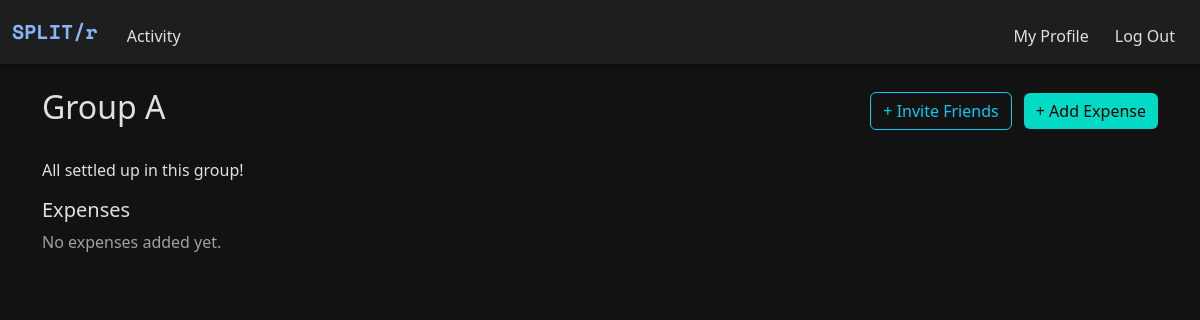
Before: /group/1 (signed in) with the older database file.
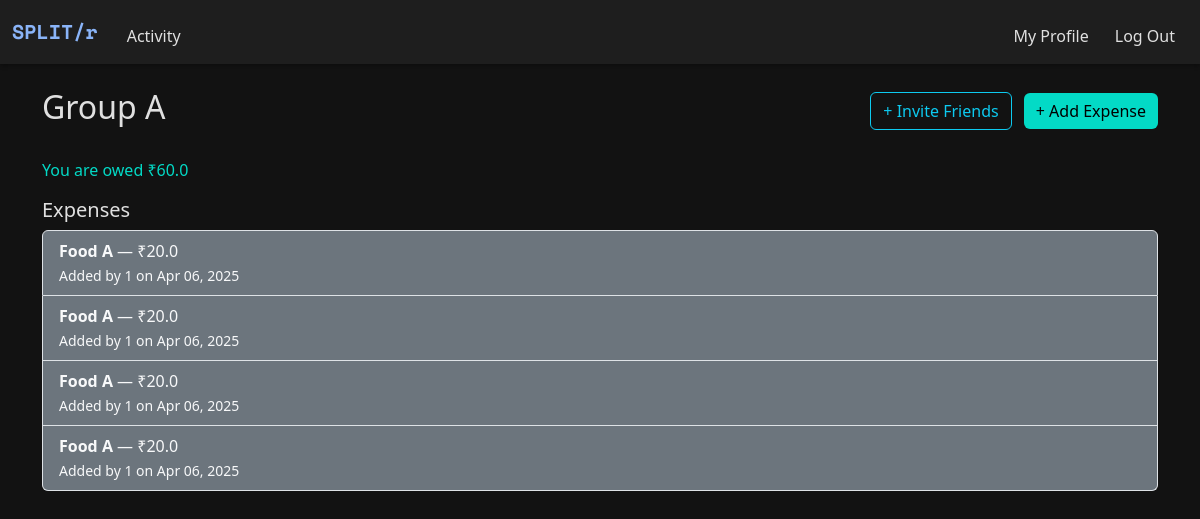
After: the same page with the newer database file.
### models.py (models this page shows)
class Expense(db.Model):
    __tablename__ = "expenses"
    id = db.Column(db.Integer, primary_key=True)
    description = db.Column(db.String(120))
    amount = db.Column(db.Float)
    paid_by_id = db.Column(db.Integer, db.ForeignKey("users.id"))
    group_id = db.Column(db.Integer, db.ForeignKey("groups.id"), nullable=True)  # Optional
    timestamp = db.Column(db.DateTime, default=datetime.now)
    splits = db.relationship("ExpenseSplit", backref="expense", lazy=True)

### app.py (the view)
@app.route('/group/<int:group_id>')
@login_required
def group_page(group_id):
    group = Group.query.get_or_404(group_id)
    current_user_id = session.get("user_id")
    if current_user_id not in [u.id for u in group.users]:
        flash("You do not have access to this group.", "danger")
        return redirect("/")
    expenses = Expense.query.filter_by(group_id=group.id).order_by(Expense.timestamp.desc()).all()
    balance = 0.0
    for expense in expenses:
        for split in expense.splits:
            if split.user_id == current_user_id:
                balance -= split.amount
        if expense.paid_by_id == current_user_id:
            balance += expense.amount
    return render_template("group.html", group=group, expenses=expenses, balance=balance)

### helper.py (called while the page is built)
def login_required(f):
    @wraps(f)
    def decorated_function(*args, **kwargs):
        if "user_id" not in session:
            flash("You must be logged in to view this page.", "danger")
            return redirect("/login")
        return f(*args, **kwargs)
    return decorated_function

### templates/group.html (shortened to what this page needs)
{% extends "layout.html" %}
{% block main %}
<div class="container py-4">
    <div class="d-flex justify-content-between align-items-center mb-4">
        <h2>{{ group.name }}</h2>
        <div>
            <a href="{{ url_for('invite_friends', group_id=group.id) }}" class="btn btn-outline-info me-2">+ Invite Friends</a>
            <a href="{{ url_for('add_group_expense', group_id=group.id) }}" class="btn btn-success">+ Add Expense</a>
        </div>
    </div>
    {% if balance < 0 %}
        <p class="text-danger-custom">You owe ₹{{ -balance | round(2) }}</p>
    {% elif balance > 0 %}
        <p class="text-success-custom">You are owed ₹{{ balance | round(2) }}</p>
    {% else %}
        <p class="text-secondary-custom">All settled up in this group!</p>
    {% endif %}
    <h5>Expenses</h5>
    {% if expenses %}
        <ul class="list-group">
            {% for expense in expenses %}
                <li class="list-group-item d-flex justify-content-between align-items-center bg-secondary text-light">
                    <div>
                        <strong>{{ expense.description }}</strong> — ₹{{ expense.amount }}
                        <br>
                        <small>Added by {{ expense.paid_by_id }} on {{ expense.timestamp.strftime('%b %d, %Y') }}</small>
                    </div>
                </li>
            {% endfor %}
        </ul>
    {% else %}
        <p class="text-muted-custom">No expenses added yet.</p>
    {% endif %}
</div>
{% endblock %}

Changed rows visible on the page:
added Expense: description "Food A", amount "20.0", paid_by_id "1", timestamp "Apr 06, 2025"
added Expense: description "Food A", amount "20.0", paid_by_id "1", timestamp "Apr 06, 2025"
added Expense: description "Food A", amount "20.0", paid_by_id "1", timestamp "Apr 06, 2025"
added Expense: description "Food A", amount "20.0", paid_by_id "1", timestamp "Apr 06, 2025"
Other visible differences:
{{ balance | round(2) }}: (not shown) → "60.0"
text no longer shown: "All settled up in this group! No expenses added yet."
text now shown: "You are owed ₹"
